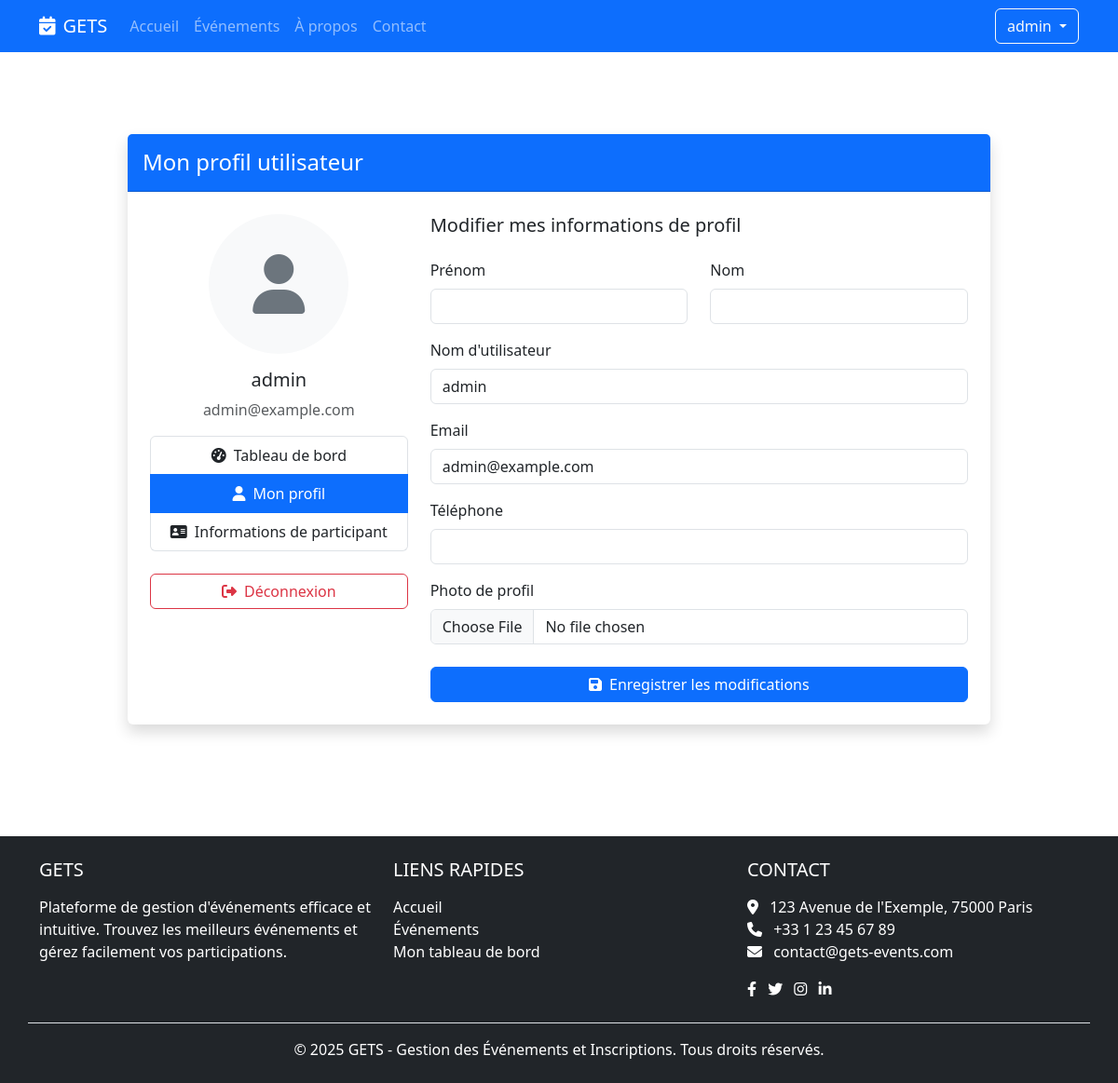
Screenshot of /account/profile/ (signed in) with the database file from the repository.
### common/models.py (models this page shows, shortened)
class User(AbstractUser):
    ROLE_CHOICES = [
        ('admin', 'Administrateur'),
        ('manager', 'Gestionnaire'),
        ('staff', 'Personnel'),
    ]
    role = models.CharField(max_length=10, choices=ROLE_CHOICES, default='staff')
    profile_image = models.ImageField(upload_to='profile_images/', blank=True, null=True)
    phone_number = models.CharField(max_length=15, blank=True, null=True)
    class Meta:
        db_table = 'user'

### client_portal/views/account_views.py (the view, shortened to what this page needs)
# urls.py: path('profile/', ProfileView.as_view(), name='profile'),
class ProfileView(LoginRequiredMixin, UpdateView):
    model = User
    form_class = UserProfileForm
    template_name = 'client_portal/account/profile.html'
    success_url = reverse_lazy('client_portal:profile')
    def get_object(self, queryset=None):
        return self.request.user
    def get_context_data(self, **kwargs):
        context = super().get_context_data(**kwargs)
        context['has_participant'] = Participant.objects.filter(
            email=self.request.user.email
        ).exists()
        return context

### common/forms/user_forms.py
class UserProfileForm(forms.ModelForm):
    class Meta:
        model = User
        fields = ['username', 'email', 'first_name', 'last_name', 'phone_number', 'profile_image']
        widgets = {
            'username': forms.TextInput(attrs={'class': 'form-control'}),
            'email': forms.EmailInput(attrs={'class': 'form-control'}),
            'first_name': forms.TextInput(attrs={'class': 'form-control'}),
            'last_name': forms.TextInput(attrs={'class': 'form-control'}),
            'phone_number': forms.TextInput(attrs={'class': 'form-control'}),
            'profile_image': forms.FileInput(attrs={'class': 'form-control'}),
        }

### client_portal/templates/client_portal/account/profile.html (shortened to what this page needs)
{% extends "client_portal/base.html" %}
{% block content %}
<div class="container py-5">
    <div class="row justify-content-center">
        <div class="col-md-10">
            <div class="card border-0 shadow">
                <div class="card-header bg-primary text-white py-3">
                    <h4 class="mb-0">Mon profil utilisateur</h4>
                </div>
                <div class="card-body p-4">
                    <div class="row">
                        <div class="col-md-4 mb-4 mb-md-0">
                            <div class="text-center">
                                {% if user.profile_image %}
                                <img src="{{ user.profile_image.url }}" alt="{{ user.username }}"
                                    class="rounded-circle img-fluid profile-img mb-3"
                                    style="width: 150px; height: 150px; object-fit: cover;">
                                {% else %}
                                <div class="profile-placeholder rounded-circle mx-auto d-flex align-items-center justify-content-center bg-light mb-3"
                                    style="width: 150px; height: 150px;">
                                    <i class="fas fa-user fa-4x text-secondary"></i>
                                </div>
                                {% endif %}
                                <h5>{{ user.get_full_name|default:user.username }}</h5>
                                <p class="text-muted mb-3">{{ user.email }}</p>
                                <div class="list-group mb-4">
                                    <a href="{% url 'client_portal:dashboard' %}"
                                        class="list-group-item list-group-item-action">
                                        <i class="fas fa-tachometer-alt me-2"></i>Tableau de bord
                                    </a>
                                    <a href="{% url 'client_portal:profile' %}"
                                        class="list-group-item list-group-item-action active">
                                        <i class="fas fa-user me-2"></i>Mon profil
                                    </a>
                                    <a href="{% url 'client_portal:participant_info' %}"
                                        class="list-group-item list-group-item-action">
                                        <i class="fas fa-address-card me-2"></i>Informations de participant
                                    </a>
                                </div>
                                <a href="{% url 'client_portal:logout' %}" class="btn btn-outline-danger w-100">
                                    <i class="fas fa-sign-out-alt me-2"></i>Déconnexion
                                </a>
                            </div>
                        </div>
                        <div class="col-md-8">
                            <h5 class="mb-4">Modifier mes informations de profil</h5>
                            <form method="post" enctype="multipart/form-data">
                                <div class="row mb-3">
                                    <div class="col-md-6 mb-3 mb-md-0">
                                        <label for="{{ form.first_name.id_for_label }}"
                                            class="form-label">Prénom</label>
                                        {{ form.first_name }}
                                    </div>
                                    <div class="col-md-6">
                                        <label for="{{ form.last_name.id_for_label }}" class="form-label">Nom</label>
                                        {{ form.last_name }}
                                    </div>
                                </div>
                                <div class="mb-3">
                                    <label for="{{ form.username.id_for_label }}" class="form-label">Nom
                                        d'utilisateur</label>
                                    {{ form.username }}
                                </div>
                                <div class="mb-3">
                                    <label for="{{ form.email.id_for_label }}" class="form-label">Email</label>
                                    {{ form.email }}
                                </div>
                                <div class="mb-3">
                                    <label for="{{ form.phone_number.id_for_label }}"
                                        class="form-label">Téléphone</label>
                                    {{ form.phone_number }}
                                </div>
                                <div class="mb-4">
                                    <label for="{{ form.profile_image.id_for_label }}" class="form-label">Photo de
                                        profil</label>
                                    {{ form.profile_image }}
                                </div>
                                <div class="d-grid">
                                    <button type="submit" class="btn btn-primary">
                                        <i class="fas fa-save me-2"></i>Enregistrer les modifications
                                    </button>
                                </div>
                            </form>
                        </div>
                    </div>
                </div>
            </div>
        </div>
    </div>
</div>
{% endblock %}

### client_portal/templates/client_portal/partials/header.html (shortened to what this page needs)
<header>
    <nav class="navbar navbar-expand-lg navbar-dark bg-primary">
        <div class="container">
            <a class="navbar-brand" href="{% url 'client_portal:home' %}">
                <i class="fas fa-calendar-check me-2"></i>GETS
            </a>
            <div class="collapse navbar-collapse" id="navbarNav">
                <ul class="navbar-nav me-auto">
                    <li class="nav-item">
                        <a class="nav-link {% if request.path == '/' %}active{% endif %}"
                            href="{% url 'client_portal:home' %}">Accueil</a>
                    </li>
                    <li class="nav-item">
                        <a class="nav-link {% if '/events/' in request.path %}active{% endif %}"
                            href="{% url 'client_portal:event_list' %}">Événements</a>
                    </li>
                    <li class="nav-item">
                        <a class="nav-link {% if '/about/' in request.path %}active{% endif %}"
                            href="{% url 'client_portal:about' %}">À propos</a>
                    </li>
                    <li class="nav-item">
                        <a class="nav-link {% if '/contact/' in request.path %}active{% endif %}"
                            href="{% url 'client_portal:contact' %}">Contact</a>
                    </li>
                </ul>
                <div class="d-flex">
                    {% if user.is_authenticated %}
                    <div class="dropdown">
                        <button class="btn btn-outline-light dropdown-toggle" type="button" id="userMenu"
                            data-bs-toggle="dropdown" aria-expanded="false">
                            {{ user.first_name|default:user.username }}
                        </button>
                    </div>
                    {% else %}
                    <a href="{% url 'client_portal:login' %}" class="btn btn-outline-light me-2">Connexion</a>
                    <a href="{% url 'client_portal:register' %}" class="btn btn-light">Inscription</a>
                    {% endif %}
                </div>
            </div>
        </div>
    </nav>
</header>

### rows the page displays
User: first_name "admin", get_full_name "admin", email "admin@example.com", username "admin"
